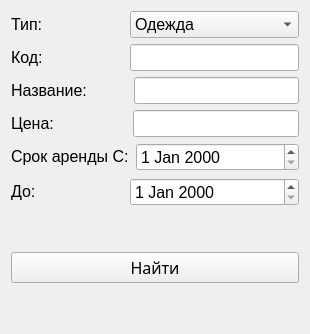
      <widget class="QWidget" name="tab_search">
       <attribute name="title">
        <string>Поиск</string>
       </attribute>
       <layout class="QGridLayout" name="gridLayout_3">
        <item row="0" column="0">
         <layout class="QGridLayout" name="gridLayout_search">
          <property name="horizontalSpacing">
           <number>0</number>
          </property>
          <property name="verticalSpacing">
           <number>6</number>
          </property>
          <item row="2" column="0">
           <layout class="QHBoxLayout" name="horizontalLayout_18">
            <property name="spacing">
             <number>47</number>
            </property>
            <item>
             <widget class="QLabel" name="label_name_2">
              <property name="sizePolicy">
               <sizepolicy hsizetype="Maximum" vsizetype="Maximum">
                <horstretch>0</horstretch>
                <verstretch>0</verstretch>
               </sizepolicy>
              </property>
              <property name="font">
               <font>
                <family>Nirmala UI</family>
                <pointsize>12</pointsize>
               </font>
              </property>
              <property name="layoutDirection">
               <enum>Qt::LeftToRight</enum>
              </property>
              <property name="text">
               <string>Название:</string>
              </property>
              <property name="alignment">
               <set>Qt::AlignLeading|Qt::AlignLeft|Qt::AlignVCenter</set>
              </property>
              <property name="openExternalLinks">
               <bool>false</bool>
              </property>
             </widget>
            </item>
            <item>
             <widget class="QLineEdit" name="name_s">
              <property name="sizePolicy">
               <sizepolicy hsizetype="MinimumExpanding" vsizetype="Maximum">
                <horstretch>0</horstretch>
                <verstretch>0</verstretch>
               </sizepolicy>
              </property>
              <property name="font">
               <font>
                <pointsize>12</pointsize>
               </font>
              </property>
              <property name="clearButtonEnabled">
               <bool>true</bool>
              </property>
             </widget>
            </item>
           </layout>
          </item>
          <item row="6" column="0">
           <layout class="QHBoxLayout" name="horizontalLayout_19">
            <item>
             <widget class="QPushButton" name="search">
              <property name="sizePolicy">
               <sizepolicy hsizetype="MinimumExpanding" vsizetype="Maximum">
                <horstretch>0</horstretch>
                <verstretch>0</verstretch>
               </sizepolicy>
              </property>
              <property name="font">
               <font>
                <family>Wide Latin</family>
                <pointsize>12</pointsize>
                <weight>50</weight>
                <bold>false</bold>
               </font>
              </property>
              <property name="cursor">
               <cursorShape>PointingHandCursor</cursorShape>
              </property>
              <property name="styleSheet">
               <string notr="true"/>
              </property>
              <property name="text">
               <string>Найти</string>
              </property>
             </widget>
            </item>
           </layout>
          </item>
          <item row="3" column="0">
           <layout class="QHBoxLayout" name="horizontalLayout_11">
            <property name="spacing">
             <number>79</number>
            </property>
            <item>
             <widget class="QLabel" name="label_cost_2">
              <property name="sizePolicy">
               <sizepolicy hsizetype="Maximum" vsizetype="Maximum">
                <horstretch>0</horstretch>
                <verstretch>0</verstretch>
               </sizepolicy>
              </property>
              <property name="font">
               <font>
                <family>Nirmala UI</family>
                <pointsize>12</pointsize>
               </font>
              </property>
              <property name="layoutDirection">
               <enum>Qt::LeftToRight</enum>
              </property>
              <property name="text">
               <string>Цена:</string>
              </property>
              <property name="alignment">
               <set>Qt::AlignLeading|Qt::AlignLeft|Qt::AlignVCenter</set>
              </property>
              <property name="openExternalLinks">
               <bool>false</bool>
              </property>
             </widget>
            </item>
            <item>
             <widget class="QLineEdit" name="cost_s">
              <property name="sizePolicy">
               <sizepolicy hsizetype="MinimumExpanding" vsizetype="Maximum">
                <horstretch>0</horstretch>
                <verstretch>0</verstretch>
               </sizepolicy>
              </property>
              <property name="font">
               <font>
                <pointsize>12</pointsize>
               </font>
              </property>
              <property name="clearButtonEnabled">
               <bool>true</bool>
              </property>
             </widget>
            </item>
           </layout>
          </item>
          <item row="4" column="0">
           <layout class="QVBoxLayout" name="verticalLayout_2">
            <property name="spacing">
             <number>7</number>
            </property>
            <item>
             <layout class="QHBoxLayout" name="horizontalLayout_13">
              <item>
               <widget class="QLabel" name="label_date_3">
                <property name="sizePolicy">
                 <sizepolicy hsizetype="Maximum" vsizetype="Maximum">
                  <horstretch>0</horstretch>
                  <verstretch>0</verstretch>
                 </sizepolicy>
                </property>
                <property name="font">
                 <font>
                  <family>Nirmala UI</family>
                  <pointsize>12</pointsize>
                 </font>
                </property>
                <property name="layoutDirection">
                 <enum>Qt::LeftToRight</enum>
                </property>
                <property name="text">
                 <string>Срок аренды С:</string>
                </property>
                <property name="alignment">
                 <set>Qt::AlignLeading|Qt::AlignLeft|Qt::AlignVCenter</set>
                </property>
                <property name="openExternalLinks">
                 <bool>false</bool>
                </property>
               </widget>
              </item>
              <item>
               <widget class="QDateEdit" name="dateFrom_s">
                <property name="sizePolicy">
                 <sizepolicy hsizetype="MinimumExpanding" vsizetype="Maximum">
                  <horstretch>0</horstretch>
                  <verstretch>0</verstretch>
                 </sizepolicy>
                </property>
                <property name="font">
                 <font>
                  <pointsize>12</pointsize>
                 </font>
                </property>
               </widget>
              </item>
             </layout>
            </item>
            <item>
             <layout class="QHBoxLayout" name="horizontalLayout_14">
              <property name="spacing">
               <number>94</number>
              </property>
              <item>
               <widget class="QLabel" name="label_date_4">
                <property name="sizePolicy">
                 <sizepolicy hsizetype="Maximum" vsizetype="Maximum">
                  <horstretch>0</horstretch>
                  <verstretch>0</verstretch>
                 </sizepolicy>
                </property>
                <property name="font">
                 <font>
                  <family>Nirmala UI</family>
                  <pointsize>12</pointsize>
                 </font>
                </property>
                <property name="layoutDirection">
                 <enum>Qt::LeftToRight</enum>
                </property>
                <property name="text">
                 <string>До:</string>
                </property>
                <property name="alignment">
                 <set>Qt::AlignLeading|Qt::AlignLeft|Qt::AlignVCenter</set>
                </property>
                <property name="openExternalLinks">
                 <bool>false</bool>
                </property>
               </widget>
              </item>
              <item>
               <widget class="QDateEdit" name="dateTo_s">
                <property name="sizePolicy">
                 <sizepolicy hsizetype="MinimumExpanding" vsizetype="Maximum">
                  <horstretch>0</horstretch>
                  <verstretch>0</verstretch>
                 </sizepolicy>
                </property>
                <property name="font">
                 <font>
                  <pointsize>12</pointsize>
                 </font>
                </property>
               </widget>
              </item>
             </layout>
            </item>
           </layout>
          </item>
          <item row="1" column="0">
           <layout class="QHBoxLayout" name="horizontalLayout_17">
            <property name="spacing">
             <number>87</number>
            </property>
            <item>
             <widget class="QLabel" name="label_code_2">
              <property name="sizePolicy">
               <sizepolicy hsizetype="Maximum" vsizetype="Maximum">
                <horstretch>0</horstretch>
                <verstretch>0</verstretch>
               </sizepolicy>
              </property>
              <property name="font">
               <font>
                <family>Nirmala UI</family>
                <pointsize>12</pointsize>
               </font>
              </property>
              <property name="layoutDirection">
               <enum>Qt::LeftToRight</enum>
              </property>
              <property name="text">
               <string>Код:</string>
              </property>
              <property name="alignment">
               <set>Qt::AlignLeading|Qt::AlignLeft|Qt::AlignVCenter</set>
              </property>
              <property name="openExternalLinks">
               <bool>false</bool>
              </property>
             </widget>
            </item>
            <item>
             <widget class="QLineEdit" name="code_s">
              <property name="sizePolicy">
               <sizepolicy hsizetype="MinimumExpanding" vsizetype="Maximum">
                <horstretch>0</horstretch>
                <verstretch>0</verstretch>
               </sizepolicy>
              </property>
              <property name="font">
               <font>
                <pointsize>12</pointsize>
               </font>
              </property>
              <property name="clearButtonEnabled">
               <bool>true</bool>
              </property>
             </widget>
            </item>
           </layout>
          </item>
          <item row="0" column="0">
           <layout class="QHBoxLayout" name="horizontalLayout_15">
            <property name="spacing">
             <number>87</number>
            </property>
            <item>
             <widget class="QLabel" name="label_type_2">
              <property name="sizePolicy">
               <sizepolicy hsizetype="Maximum" vsizetype="Maximum">
                <horstretch>0</horstretch>
                <verstretch>0</verstretch>
               </sizepolicy>
              </property>
              <property name="font">
               <font>
                <family>Nirmala UI</family>
                <pointsize>12</pointsize>
               </font>
              </property>
              <property name="layoutDirection">
               <enum>Qt::LeftToRight</enum>
              </property>
              <property name="text">
               <string>Тип:</string>
              </property>
              <property name="alignment">
               <set>Qt::AlignLeading|Qt::AlignLeft|Qt::AlignVCenter</set>
              </property>
              <property name="openExternalLinks">
               <bool>false</bool>
              </property>
             </widget>
            </item>
            <item>
             <widget class="QComboBox" name="type_s">
              <property name="sizePolicy">
               <sizepolicy hsizetype="MinimumExpanding" vsizetype="Maximum">
                <horstretch>0</horstretch>
                <verstretch>0</verstretch>
               </sizepolicy>
              </property>
              <property name="font">
               <font>
                <pointsize>12</pointsize>
               </font>
              </property>
              <item>
               <property name="text">
                <string>Одежда</string>
               </property>
              </item>
              <item>
               <property name="text">
                <string>Техника для дома</string>
               </property>
              </item>
              <item>
               <property name="text">
                <string>Уход за здоровьем</string>
               </property>
              </item>
             </widget>
            </item>
           </layout>
          </item>
          <item row="5" column="0">
           <spacer name="verticalSpacer_4">
            <property name="orientation">
             <enum>Qt::Vertical</enum>
            </property>
            <property name="sizeHint" stdset="0">
             <size>
              <width>20</width>
              <height>40</height>
             </size>
            </property>
           </spacer>
          </item>
         </layout>
        </item>
        <item row="1" column="0">
         <spacer name="verticalSpacer">
          <property name="orientation">
           <enum>Qt::Vertical</enum>
          </property>
          <property name="sizeHint" stdset="0">
           <size>
            <width>20</width>
            <height>40</height>
           </size>
          </property>
         </spacer>
        </item>
       </layout>
      </widget>
